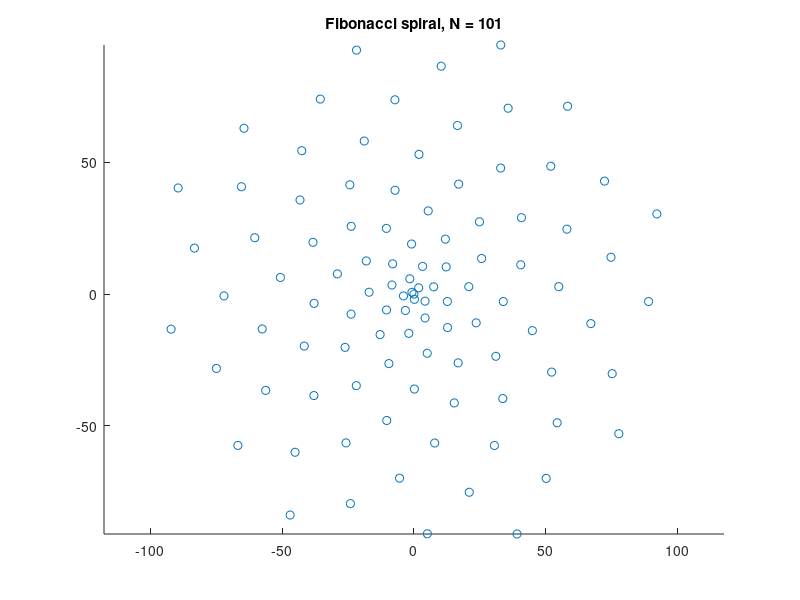

MATLAB code to generate this figure:
function fibonacci_spiral ( n )

%*****************************************************************************80
%
%% FIBONACCI_SPIRAL draws points on a Fibonacci spiral.
%
%  Licensing:
%
%    This code is distributed under the GNU LGPL license.
%
%  Modified:
%
%    07 April 2011
%
%  Author:
%
%    John Burkardt
%
%  Parameters:
%
%    Input, integer N, the number of points to plot.
%    Default is 101.
%
  if ( nargin < 1 )
    n = 101;
  end
%
%  PHI is the golden ratio, the limit of the ratio of
%  successive Fibonacci numbers:  
%
%    PHI = limit ( N->oo ) F(N+1)/F(N)
%
  phi = ( 1.0 + sqrt ( 5.0 ) ) / 2.0;
%
%  Allocate storage for the data.
%
  x = zeros ( n, 1 );
  y = zeros ( n, 1 );
%
%  Set the angle and radius of the first point.
%
  a = 0.0;
  r = 0.0;
%
%  Set the increments.
%
  da = 2.0 * pi * ( phi - 1.0 ) / phi;
  dr = 1.0;
%
%  Create a spiral in which the radius R and angle A both
%  increase by a constant increment,
%
  for i = 1 : n
    x(i) = r * cos ( a );
    y(i) = r * sin ( a );
    a = mod ( a + da, 2 * pi );
    r = r + dr;
  end
%
%  Display the data in a scatter plot.
%
  scatter ( x, y, 'b.' )
  axis equal
  title ( sprintf ( 'Fibonacci spiral, N = %d', n ) )

  return
end
